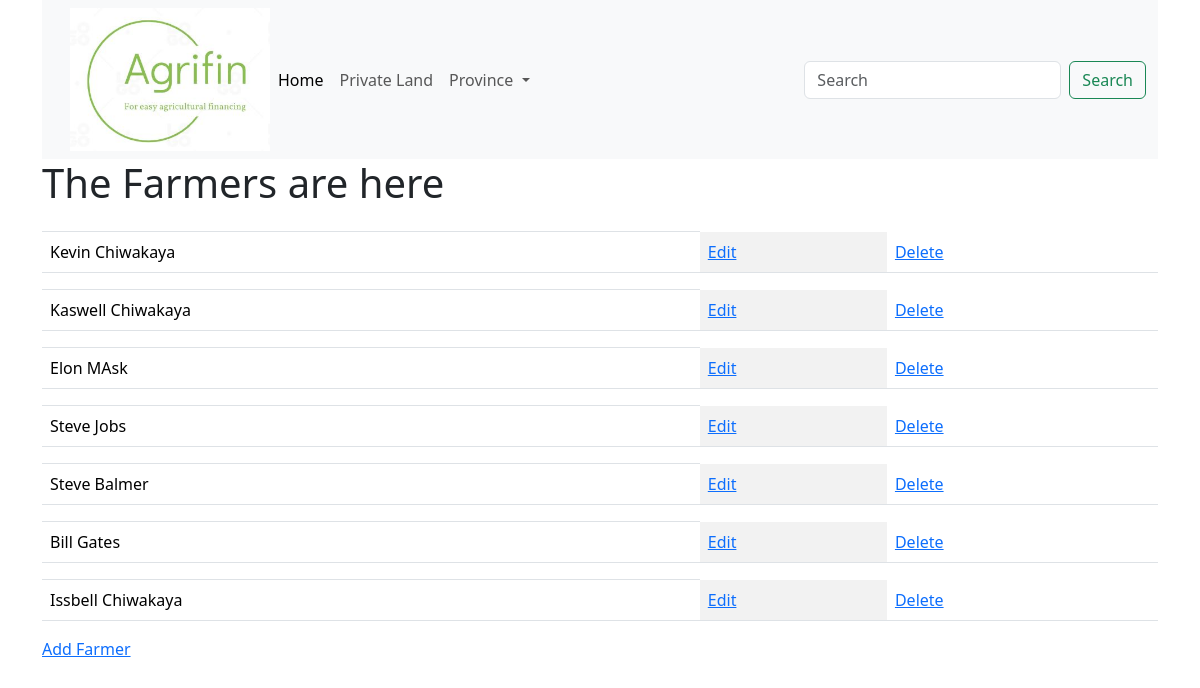
The page /farmers/ on the database its author committed.
### farmersapp/models.py (models this page shows, shortened)
class Farmer(models.Model):
    name = models.CharField(max_length=250)
    othername = models.CharField(max_length=250,null=True, blank=True)
    surname = models.CharField(max_length=250)
    phone = models.CharField(max_length=20)
    address = models.CharField(max_length=250)
    gender = models.CharField(max_length=10,choices=gender)
    national_id = models.CharField(max_length=30,null =True,unique=True)
    id = models.UUIDField(default=uuid.uuid1,unique=True,primary_key=True,editable=False)

### farmersapp/views.py (the view)
# urls.py: path("farmers/",views.farmers,name="farmers"),
def farmers(request):
    mfarmers = Farmer.objects.all()
    context = {'mfarmers': mfarmers}
    return render(request,'farmers.html',context)

### farmersapp/templates/farmers.html (shortened to what this page needs)
{%extends 'main.html'%}
  {% load bootstrap5 %}
{%block content%}
<h1>The Farmers are here</h1>
<table class="table table-striped-columns">
  {%for farmer in mfarmers%}
  <th></th>
  <tr>
  <td>{{farmer.name}} {{farmer.surname}}</td>
  <td><a href="{% url 'updatefarmer' farmer.id %}">Edit</a></td>
  <td><a href="{% url 'deletefarmer' farmer.id %}">Delete</a></td>
</tr>
  {%endfor%}
</table>
<a href="{% url 'createfarmer'%}">Add Farmer</a>
</html>
{%endblock%}

### rows shown on the page
Farmer: name "Kevin", surname "Chiwakaya"
Farmer: name "Kaswell", surname "Chiwakaya"
Farmer: name "Elon", surname "MAsk"
Farmer: name "Steve", surname "Jobs"
Farmer: name "Steve", surname "Balmer"
Farmer: name "Bill", surname "Gates"
Farmer: name "Issbell", surname "Chiwakaya"
